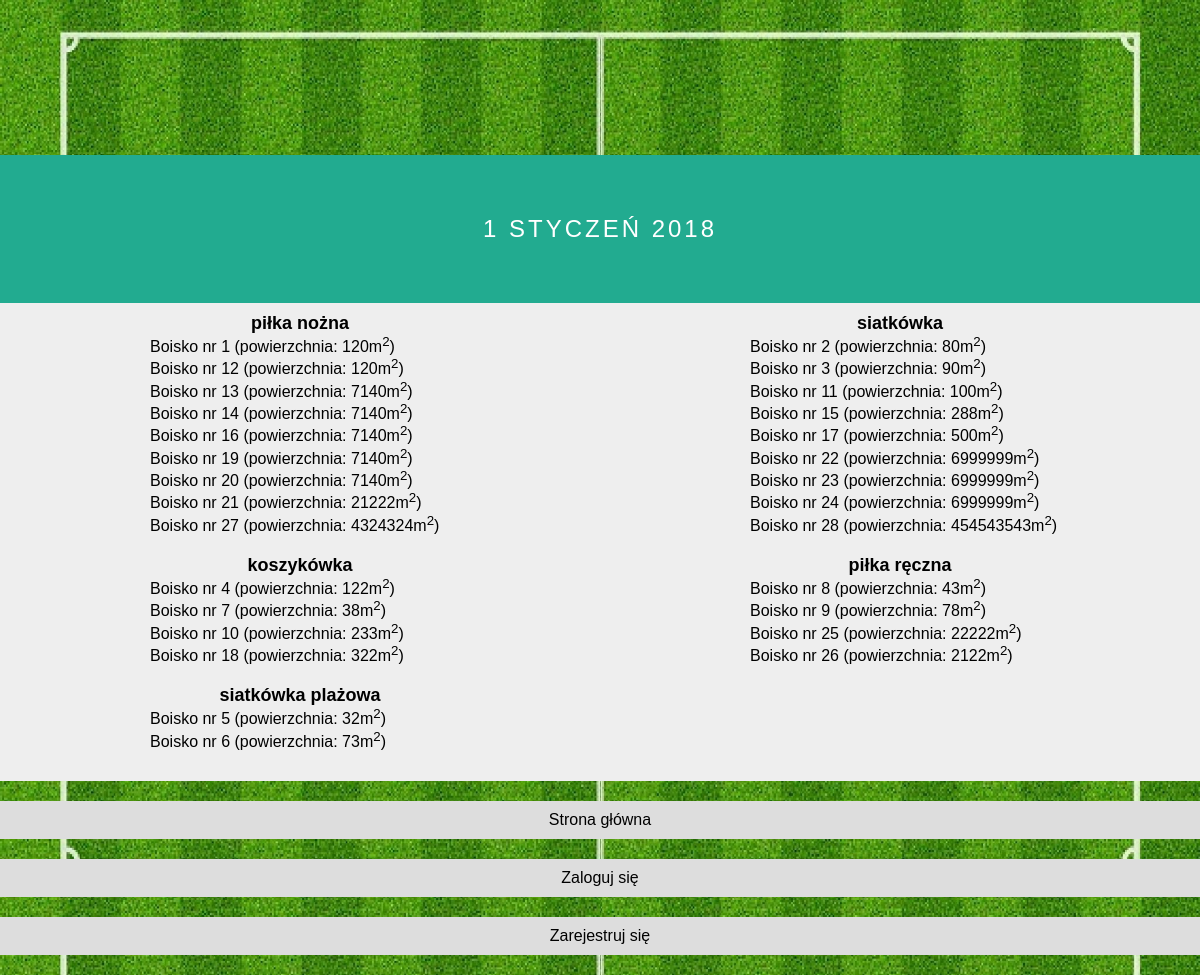
Screenshot of /?day=1 with the database file from the repository.
### tables this page shows
CREATE TABLE `typ_boiska` (
  `id_typu` int(10) UNSIGNED NOT NULL,
  `typ` varchar(30) NOT NULL
);

CREATE TABLE `boiska` (
  `id_boiska` int(10) UNSIGNED NOT NULL,
  `id_typu` int(10) UNSIGNED NOT NULL,
  `powierzchnia` int(10) UNSIGNED NOT NULL
);

### files/day.php (the view)
<div class="header">
	<?php
		$months = array('', 'Styczeń', 'Luty', 'Marzec', 'Kwiecień', 'Maj', 'Czerwiec', 'Lipiec', 'Sierpień', 'Wrzesień', 'Październik', 'Listopad', 'Grudzień');
		echo intval($_GET["day"])." ".$months[date("n")]." ".date("Y");
	?>
</div>
<div id="day">
	<?php
		$res = mysqli_query($mysqlConnection, "SELECT id_typu, typ FROM typ_boiska");
		$num = mysqli_num_rows($res);
		echo "<div class=\"row\">";
		for($i = 0; $i < $num; $i++)
		{
			$pitch_kind = mysqli_fetch_assoc($res);
			$res2 = mysqli_query($mysqlConnection, "SELECT id_boiska, powierzchnia FROM boiska WHERE id_typu=".$pitch_kind["id_typu"]. " ORDER BY id_boiska");
			$pitch_num = mysqli_num_rows($res2);
			if($pitch_num > 0)
			{
				echo "<div class=\"field_type\">";
				echo "<strong>".$pitch_kind["typ"]."</strong><br /> <ul>";
				for($j = 1; $j <= $pitch_num; $j++)
				{
					$pitch = mysqli_fetch_assoc($res2);
					echo "<a href=\"?day=".$_GET["day"]."&pitch=".$pitch["id_boiska"]."\" > <li> Boisko nr ".$pitch["id_boiska"]." (powierzchnia: ".$pitch["powierzchnia"]."m<sup>2</sup>) </li></a>";
				}
				echo "</ul></div>";
			}
		}
		echo "</div>";
	?>
</div>
<a href="index.php"> <div class="button"> Strona główna </div> </a>

### index.php (shortened to what this page needs)
<!DOCTYPE html>
<html>
    <head>
		<link rel="stylesheet" href="css/styles.css">
    </head>
    <body>
		<div id="center">
			<?php
				$mysqlConnection = @mysqli_connect("localhost", "root", "vertrigo") or die(mysql_error());
				mysqli_select_db($mysqlConnection, "boiska");
				mysqli_set_charset($mysqlConnection, "utf8");
				$number_days_in_month = cal_days_in_month(CAL_GREGORIAN, date("n"), date("Y"));
				if(isset($_SESSION['user_id']))
					$user_id = $_SESSION['user_id'];
				else
					$user_id = 0;
				if($user_id != 0 && isset($_GET["action"]) and !empty($_GET["action"]))
				{
					if($_GET["action"] == "rezerwuj")
					{
						if(isset($_GET["day"]) and !empty($_GET["day"]) and intval($_GET["day"]) >= 1 and intval($_GET["day"]) <= $number_days_in_month and
						   isset($_GET["pitch"]) and !empty($_GET["pitch"]) and intval($_GET["pitch"]) >= 1 and
						   isset($_GET["hour"]) and !empty($_GET["hour"]) and intval($_GET["hour"]) >= 8 and intval($_GET["hour"]) < 22)
						{
							$day = intval($_GET["day"]);
							$id_pitch = intval($_GET["pitch"]);
							$hour = intval($_GET["hour"]);
							$hour_end = $hour+1;
							$id_pitch = intval($_GET["pitch"]);
							$res = mysqli_query($mysqlConnection, "SELECT 1 FROM boiska WHERE id_boiska=$id_pitch");
							$exist = mysqli_num_rows($res);
							if($exist == 1)
							{
								$res = mysqli_query($mysqlConnection, "SELECT 1 FROM rezerwacje WHERE id_boiska=$id_pitch AND godzina_od = '$hour:00:00' AND data='".date("Y").":".date("n").":$day'");
								$exist = mysqli_num_rows($res);
								if($exist == 0)
								{
									$res2 = mysqli_query($mysqlConnection, "SELECT 1 FROM grafik WHERE godzina_od <= '$hour:00:00' AND godzina_do >= '$hour_end:00:00' AND data='".date("Y").":".date("n").":$day'");
									$exist = mysqli_num_rows($res2);
									if($exist > 0)
									{
										$res = mysqli_query($mysqlConnection, "INSERT INTO `rezerwacje` (`id_rezerwacji`, `id_uzytkownika`, `id_boiska`, `data`, `godzina_od`, `godzina_do`) VALUES (NULL, $user_id, $id_pitch, '2018-01-$day', '$hour:00:00', '$hour_end:00:00')");
										$msg = "Zarezerwowano boisko.";
										require_once("files/msg.php");
									}
									else
									{
										$msg = "Rezerwacja niedostępna!";
										require_once("files/error_msg.php");
									}
								}
								else
								{
									$msg = "Boisko już zajęte!";
									require_once("files/error_msg.php");
								}
							}
							else
							{
								$msg = "Rezerwowane boisko nie istnieje!";
								require_once("files/error_msg.php");
							}
						}
						else
						{
							$msg = "Nieprawidłowa rezerwacja!";
							require_once("files/error_msg.php");
						}
					}
					else
					{
						$msg = "Błędna akcja!";
						require_once("files/error_msg.php");
					}
					require_once("files/buttons2.php");
				}
				else if(isset($_GET["day"]) and !empty($_GET["day"]) and intval($_GET["day"]) >= 1 and intval($_GET["day"]) <= $number_days_in_month)
				{
					if(isset($_GET["pitch"]) and !empty($_GET["pitch"]))
					{
						$id_pitch = intval($_GET["pitch"]);
						$res2 = mysqli_query($mysqlConnection, "SELECT 1 FROM boiska WHERE id_boiska=$id_pitch");
						$exist = mysqli_num_rows($res2);
						if($exist == 1)
						{
							require_once("files/field.php");
							require_once("files/buttons2.php");
						}
						else
						{
							require_once("files/wrong_field.php");
							require_once("files/buttons2.php");
						}
					}
					else
					{
						require_once("files/day.php");
						require_once("files/buttons2.php");
					}
				}
				else
				{
					require_once("files/main.php");
					require_once("files/buttons.php");
				}
			?>
		</div>
    </body>
</html>

### files/buttons2.php
<?php
	if($user_id == 0)
	{
		echo "<a href=\"login.php\"> <div class=\"button\"> Zaloguj się </div> </a>";
		echo "<a href=\"register.php\"> <div class=\"button\">  Zarejestruj się </div> </a>";
	}
	else
	{
		echo "<a href=\"logout.php\"> <div class=\"button\"> Wyloguj się </div></a>";
	}
?>

### css/styles.css (style rules this page uses)
* { margin: 0px; padding: 0px; text-decoration: none; color: black; }
ul { list-style-type: none; }
body { background-image: url("../img/background.jpg"); background-size: 100% auto; background-repeat: repeat; background-color: green; font-family: Verdana, sans-serif; }
#center { width: 1200px; margin: 0 auto; margin-top: 155px; }
.header { padding: 60px 0px; width: 100%; background: #22AB90; text-align: center; color: white; font-size: 20px; text-transform: uppercase; letter-spacing: 3px; font-size: 150%; }
.button { margin: 0px; padding: 10px 0; background-color:#ddd; width: 100%; text-align: center; margin: 20px 0px; }
#day { margin: 0; padding: 10px 0; background-color:#eee; text-align: center; font-size: 18px; }
.field_type { float: left; width: 50%; padding-bottom: 20px; text-align: center; font-size: 18px; }
.field_type ul { font-size: 16px; padding-left: 150px; text-align: left; }
.row:after { content: ""; display: table; clear: both; }

### rows the page displays
typ_boiska: typ "piłka nożna"
boiska: id_boiska "1", powierzchnia "120"
boiska: id_boiska "12", powierzchnia "120"
boiska: id_boiska "13", powierzchnia "7140"
boiska: id_boiska "14", powierzchnia "7140"
boiska: id_boiska "16", powierzchnia "7140"
boiska: id_boiska "19", powierzchnia "7140"
boiska: id_boiska "20", powierzchnia "7140"
boiska: id_boiska "21", powierzchnia "21222"
boiska: id_boiska "27", powierzchnia "4324324"
typ_boiska: typ "siatkówka"
boiska: id_boiska "2", powierzchnia "80"
boiska: id_boiska "3", powierzchnia "90"
boiska: id_boiska "11", powierzchnia "100"
boiska: id_boiska "15", powierzchnia "288"
boiska: id_boiska "17", powierzchnia "500"
boiska: id_boiska "22", powierzchnia "6999999"
boiska: id_boiska "23", powierzchnia "6999999"
boiska: id_boiska "24", powierzchnia "6999999"
boiska: id_boiska "28", powierzchnia "454543543"
typ_boiska: typ "koszykówka"
boiska: id_boiska "4", powierzchnia "122"
boiska: id_boiska "7", powierzchnia "38"
boiska: id_boiska "10", powierzchnia "233"
boiska: id_boiska "18", powierzchnia "322"
typ_boiska: typ "piłka ręczna"
boiska: id_boiska "8", powierzchnia "43"
boiska: id_boiska "9", powierzchnia "78"
boiska: id_boiska "25", powierzchnia "22222"
boiska: id_boiska "26", powierzchnia "2122"
typ_boiska: typ "siatkówka plażowa"
boiska: id_boiska "5", powierzchnia "32"
boiska: id_boiska "6", powierzchnia "73"

### other values shown
$_GET["day"] "1"
